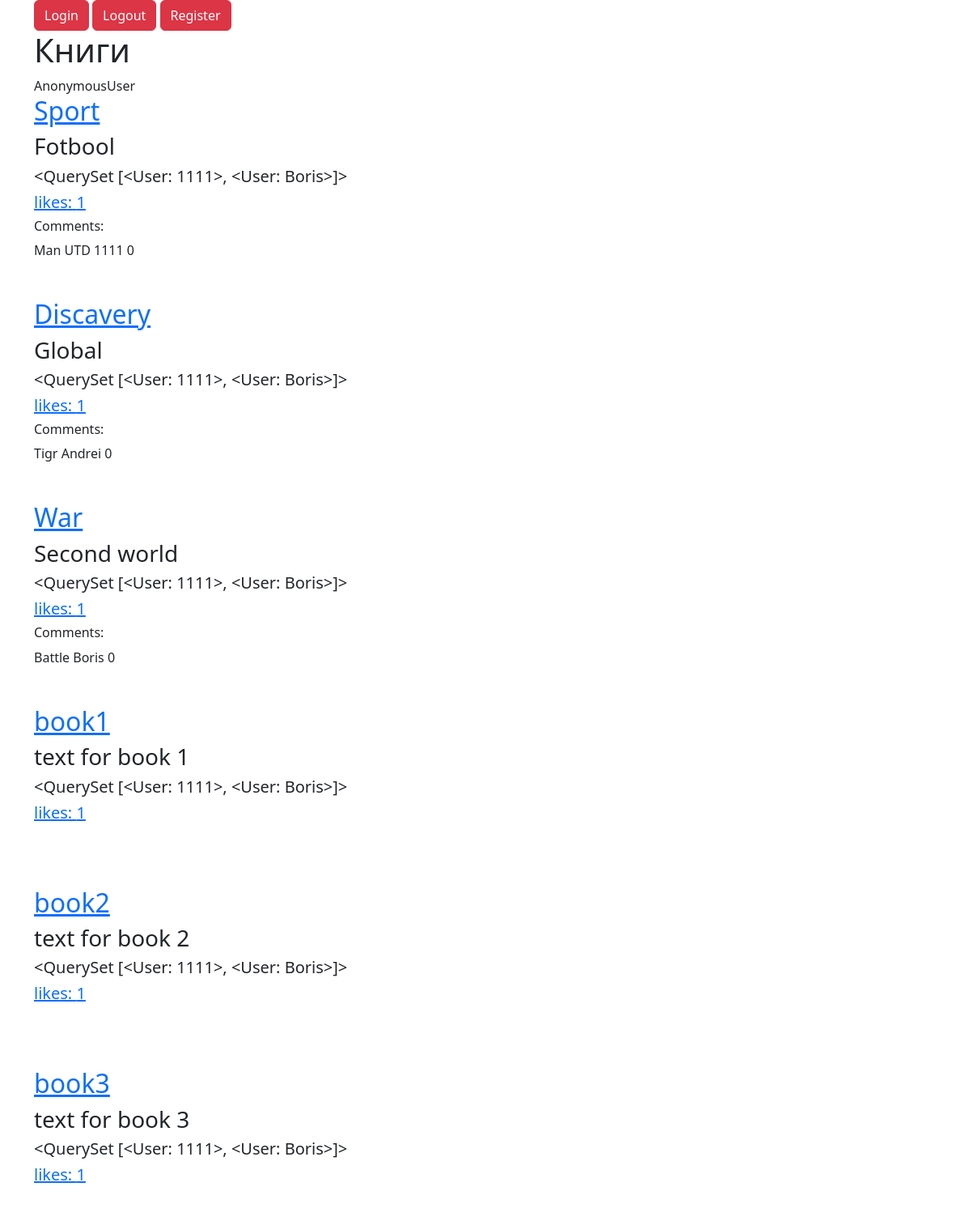
The page / on the database its author committed.
### manager/models.py (models this page shows)
class Book(models.Model):
    class Meta:
        verbose_name = 'книга'
        verbose_name_plural = 'книги'
    title = models.CharField(max_length=100, verbose_name='название книги')
    text = models.TextField()
    data = models.DateTimeField(auto_now_add=True)
    authors = models.ManyToManyField(User, related_name='like_books')
    likes = models.ManyToManyField(User, related_name='like')
    count_likes = models.PositiveIntegerField(default=0)

class Comment(models.Model):
    text = models.TextField()
    data = models.DateTimeField(auto_now_add=True, null=True, blank=True)
    book = models.ForeignKey(Book, on_delete=models.CASCADE, related_name='comments')
    user = models.ForeignKey(User, on_delete=models.CASCADE, related_name='comments')
    likes = models.ManyToManyField(User, related_name='liked_comments')

### manager/views.py (the view)
# urls.py: path('', BookView.as_view(), name='list_view'),
class BookView(View):
    def get(self, request):
        comments_for_prefetch = Prefetch('comments',
                                         queryset=Comment.objects.
                                         select_related('user').
                                         annotate(likes_comment=Count('likes'))
                                         )
        data = {'books': Book.objects.
        prefetch_related(comments_for_prefetch, 'authors').all().order_by('-count_likes', 'data')
                }
        return render(request, 'index.html', context=data)

### manager/templates/index.html (shortened to what this page needs)
{% extends "main.html" %}
{% block content%}
<div class="container">
    <h1>Книги</h1>
    {{ user }}
    {% for book in books %}
    <a href="{% url 'detail_book' book_id=book.id %}"><h2>{{ book.title }}</h2></a>
    <h3>{{ book.text }}</h3>
    <h5>{{ book.authors.all }}</h5>
    <a href="{% url 'add_like' book_id=book.id location=0%}">
        <h5>likes: {{ book.count_likes }}</h5></a>
    {% if book.comments.exists %}
    <h6> Comments: </h6>
    {% for comment in book.comments.all %}
    <h7>{{ comment.text }}</h7>
    <h7>{{ comment.user.username }}</h7>
    <h7>{{ comment.likes_comment }}</h7>
    {% endfor %}
    {% endif %}
    <br>
    <br>
    <br>
    {% endfor %}
</div>
{% endblock %}

### rows shown on the page
Book: title "Sport", text "Fotbool", authors.all "<QuerySet [<User: 1111>, <User: Boris>]>", count_likes "1"
Comment: text "Man UTD", user.username "1111", likes_comment "0"
Book: title "Discavery", text "Global", authors.all "<QuerySet [<User: 1111>, <User: Boris>]>", count_likes "1"
Comment: text "Tigr", user.username "Andrei", likes_comment "0"
Book: title "War", text "Second world", authors.all "<QuerySet [<User: 1111>, <User: Boris>]>", count_likes "1"
Comment: text "Battle", user.username "Boris", likes_comment "0"
Book: title "book1", text "text for book 1", authors.all "<QuerySet [<User: 1111>, <User: Boris>]>", count_likes "1"
Book: title "book2", text "text for book 2", authors.all "<QuerySet [<User: 1111>, <User: Boris>]>", count_likes "1"
Book: title "book3", text "text for book 3", authors.all "<QuerySet [<User: 1111>, <User: Boris>]>", count_likes "1"

### other values the page prints
{{ user }} "AnonymousUser"
